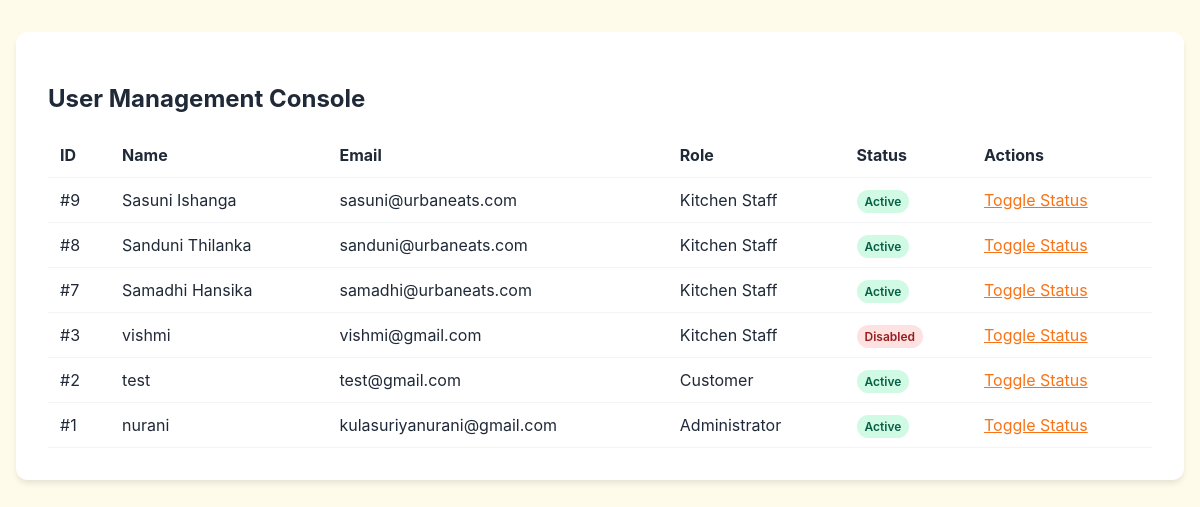
The page /admin/users.php (signed in) on the database its author committed.
### tables this page shows
CREATE TABLE `users` (
  `user_id` int(11) NOT NULL,
  `full_name` varchar(100) NOT NULL,
  `email` varchar(100) NOT NULL,
  `phone` varchar(20) NOT NULL,
  `password_hash` varchar(255) NOT NULL,
  `role_id` int(11) NOT NULL DEFAULT 1,
  `is_active` tinyint(1) DEFAULT 1,
  `created_at` timestamp NOT NULL DEFAULT current_timestamp()
);

CREATE TABLE `roles` (
  `role_id` int(11) NOT NULL,
  `role_name` varchar(50) NOT NULL
);

### admin/users.php (the view, shortened to what this page needs)
<?php
require_once '../config/db.php';
$users = $pdo->query("SELECT u.*, r.role_name FROM users u JOIN roles r ON u.role_id = r.role_id ORDER BY u.user_id DESC")->fetchAll();
?>
<!DOCTYPE html>
<html lang="en">
<head>
    <link rel="stylesheet" href="../public/style.css">
</head>
<body>
    <div class="container">
        <div class="card">
            <h2>User Management Console</h2>
            <table class="data-table">
                <thead>
                    <tr>
                        <th>ID</th>
                        <th>Name</th>
                        <th>Email</th>
                        <th>Role</th>
                        <th>Status</th>
                        <th>Actions</th>
                    </tr>
                </thead>
                <tbody>
                    <?php foreach ($users as $u): ?>
                    <tr>
                        <td>#<?= $u['user_id'] ?></td>
                        <td><?= htmlspecialchars($u['full_name']) ?></td>
                        <td><?= htmlspecialchars($u['email']) ?></td>
                        <td><?= htmlspecialchars($u['role_name']) ?></td>
                        <td>
                            <span class="badge <?= $u['is_active'] ? 'badge-active' : 'badge-inactive' ?>">
                                <?= $u['is_active'] ? 'Active' : 'Disabled' ?>
                            </span>
                        </td>
                        <td>
                            <a href="users.php?action=toggle&id=<?= $u['user_id'] ?>" style="color: var(--primary-orange);">Toggle Status</a>
                        </td>
                    </tr>
                    <?php endforeach; ?>
                </tbody>
            </table>
        </div>
    </div>
</body>
</html>

### public/style.css (style rules this page uses)
:root { --primary-orange: #f97316; --primary-dark: #ea580c; --bg-warm: #fffbeb; --surface-white: #ffffff; --text-dark: #1f2937; --text-muted: #6b7280; --border-light: #f3f4f6; --success-green: #10b981; --danger-red: #ef4444; }
body { margin: 0; font-family: 'Inter', -apple-system, sans-serif; background-color: var(--bg-warm); color: var(--text-dark); }
.container { max-width: 1200px; margin: 2rem auto; padding: 0 1rem; }
.card { background: var(--surface-white); border-radius: 12px; padding: 2rem; box-shadow: 0 4px 6px -1px rgba(0,0,0,0.1); margin-bottom: 2rem; }
.data-table { width: 100%; border-collapse: collapse; margin-top: 1rem; }
.data-table th, .data-table td { padding: 0.75rem; text-align: left; border-bottom: 1px solid var(--border-light); }
.badge { padding: 0.25rem 0.5rem; border-radius: 9999px; font-size: 0.75rem; font-weight: 600; }
.badge-active { background: #d1fae5; color: #065f46; }
.badge-inactive { background: #fee2e2; color: #991b1b; }

### rows shown on the page
users: user_id "9", full_name "Sasuni Ishanga", email "sasuni@urbaneats.com", role.role_name "Kitchen Staff", is_active "Active"
users: user_id "8", full_name "Sanduni Thilanka", email "sanduni@urbaneats.com", role.role_name "Kitchen Staff", is_active "Active"
users: user_id "7", full_name "Samadhi Hansika", email "samadhi@urbaneats.com", role.role_name "Kitchen Staff", is_active "Active"
users: user_id "3", full_name "vishmi", email "vishmi@gmail.com", role.role_name "Kitchen Staff", is_active "Disabled"
users: user_id "2", full_name "test", email "test@gmail.com", role.role_name "Customer", is_active "Active"
users: user_id "1", full_name "nurani", email "kulasuriyanurani@gmail.com", role.role_name "Administrator", is_active "Active"
